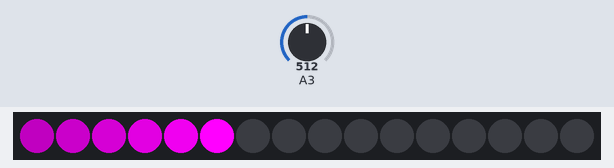
Bench run of a sketch on a simulated Arduino Uno, built with avr-gcc and run on an emulated ATmega328P. Parts: 16 RGB LEDs in strip order, left to right. Inputs (shaded band) come from the test bench; at power-on: A3 = 512. Dim RGB values are drawn brighter than linear.

Above: at 1.2 s.
1.3 s: A3 set to 122
3.7 s: A3 set to 0
At 5.1 s:
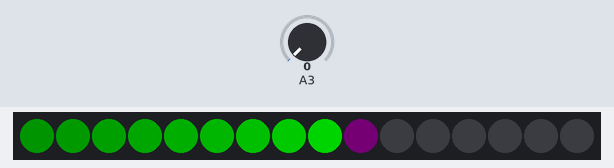
6.7 s: A3 set to 306
At 6.78 s:
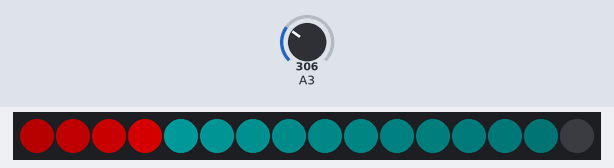
8.6 s: A3 set to 122
11.2 s: A3 set to 0
At 12.29 s:
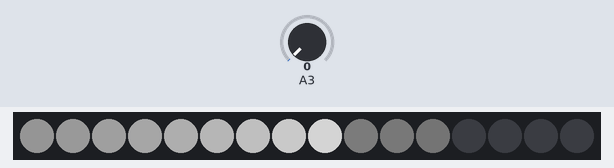
13.9 s: A3 set to 511
At 14.0 s:
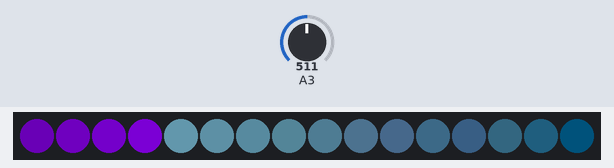

Measured:
- after the input at 13.9 s, the LEDs: change at once (image 4)

The sketch:

KITT_knight_rider_multicolor_larson_scanner_fast_led.ino
```cpp
#include <FastLED.h>

#define LED_PIN PB2
#define POT_PIN PB3
#define NUM_LEDS 16

CRGB leds[NUM_LEDS];

CRGB colors[] = {
  CRGB(255, 0, 255),    // Magenta
  CRGB(255, 165, 0),    // Orange
  CRGB(128, 0, 128),    // Purple
  CRGB(0, 128, 0),      // Dark Green
  CRGB(128, 128, 0),    // Olive
  CRGB(0, 128, 128),    // Teal
  CRGB(128, 0, 0),      // Maroon
  CRGB(0, 0, 128),      // Navy
  CRGB(192, 192, 192),  // Silver
  CRGB(128, 128, 128),  // Gray
  CRGB(255, 20, 147),   // Deep Pink
  CRGB(135, 206, 235),  // Sky Blue
  CRGB(75, 0, 130),     // Indigo
  CRGB(240, 230, 140),  // Khaki
  CRGB(173, 216, 230),  // Light Blue
  CRGB(255, 105, 180)   // Hot Pink
};

int numColors = sizeof(colors) / sizeof(colors[0]);
int currentColorIndex = 0;
int POT_SPEED;
int SPEED;

bool directionForward = true;
int position = 0;

void setup() {
  FastLED.addLeds<WS2812, LED_PIN, GRB>(leds, NUM_LEDS);
  FastLED.clear();
}

void loop() {
  POT_SPEED = analogRead(POT_PIN);
  SPEED = map(POT_SPEED, 0, 1023, 20, 400);

  fadeToBlackBy(leds, NUM_LEDS, 50);// TAIL ADJUST
  leds[position] = colors[currentColorIndex];
  if (directionForward) {
    position++;
    if (position >= NUM_LEDS - 1) {
      directionForward = false;
    }
  } else {
    position--;
    if (position <= 0) {
      directionForward = true;
      currentColorIndex = (currentColorIndex + 1) % numColors;
    }
  }
  FastLED.show();
  FastLED.delay(SPEED);

}
```
